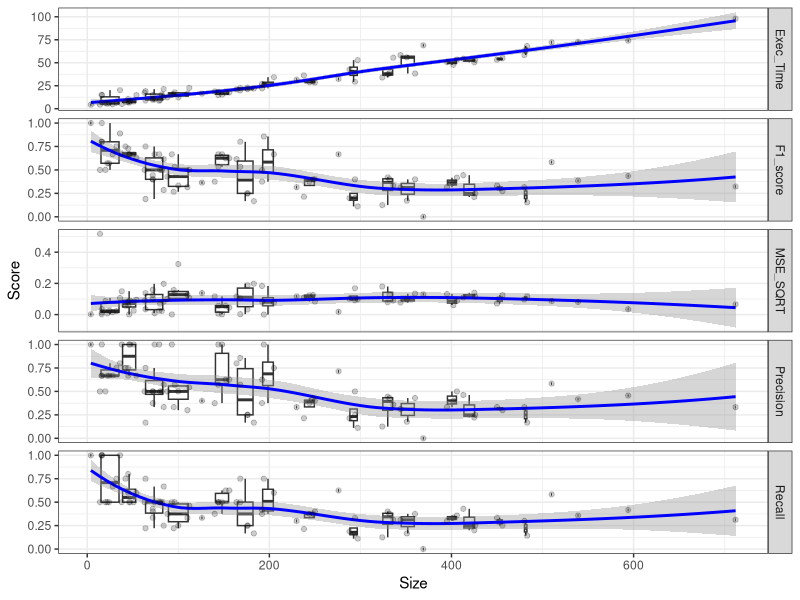
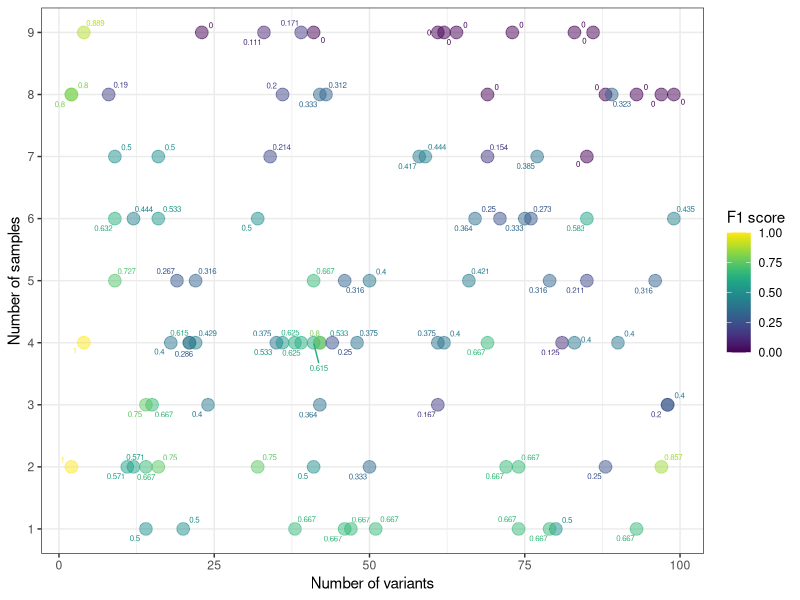
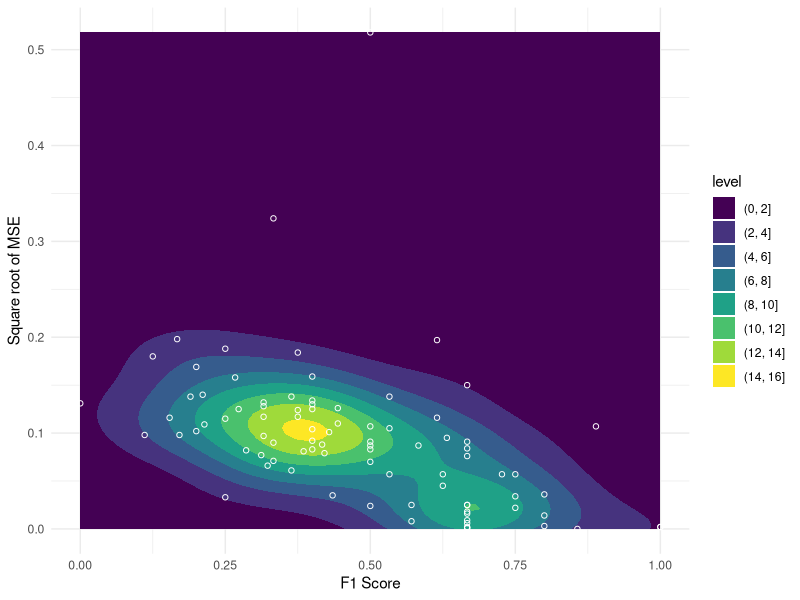

The R source for these figures, in order:
library(here)
setwd(here())

library(tidyverse)
library(viridis)
library(ggrepel)

tests = read_tsv('./test_results/Test_results.tsv')
tests = tests %>% mutate(Size = Variants * Samples)

tests_long = tests %>% 
  filter(MSE_SQRT <= 1) %>%
  select(Size, Exec_Time, F1_score, MSE_SQRT, Precision, Recall) %>%
  pivot_longer(-Size, names_to='Test', values_to='Score')

plot_1 = tests_long %>%
  ggplot(aes(Size, Score)) +
  geom_boxplot(aes(group = cut_width(Size, 25)), outlier.alpha = 0) +
  geom_smooth(color = "blue") +
  geom_point(alpha = 0.2) +
  facet_grid(Test ~ ., scales = "free_y") +
  theme_bw()

ggsave('./img/Size_effect.png', height = 8, width = 6)

plot_2 = tests %>% ggplot(aes(Variants, Samples, color=F1_score, label=F1_score)) + 
  geom_point(size = 4, alpha = 0.5) +
  geom_text_repel(size = 2) +
  scale_color_viridis(name = "F1 score") +
  scale_y_continuous(breaks = 1:10, minor_breaks = F) +
  xlab('Number of variants') +
  ylab('Number of samples') +
  theme_bw()

ggsave('./img/F1_Size.png', height = 6, width = 6)

plot_3 = tests %>% filter(MSE_SQRT <= 1) %>% ggplot(aes(F1_score, MSE_SQRT)) +
  geom_density2d_filled() +
  geom_point(shape = 1, color = "white") +
  theme_minimal() +
  xlab('F1 Score') +
  ylab('Square root of MSE')

ggsave('./img/F1_MSE.png', height = 6, width = 6)
